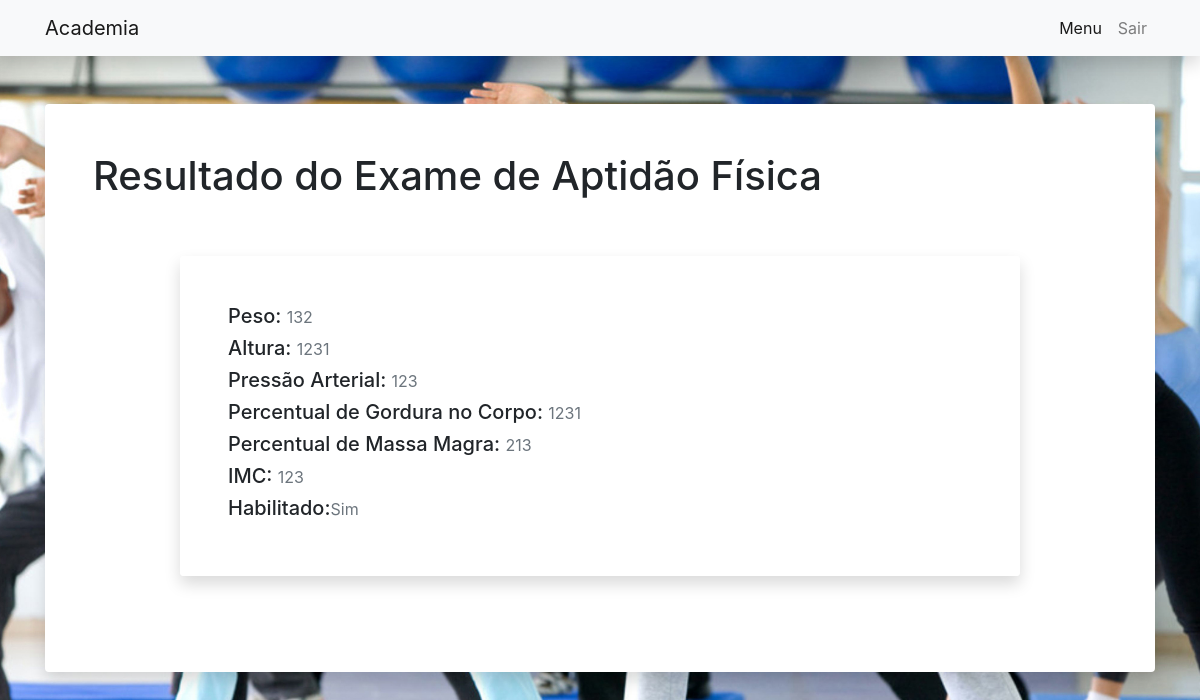
Page /aluno/view_exame/ (signed in) on the committed database.
### medico/models.py (models this page shows, shortened)
class Exame(models.Model):
    id_aluno = models.CharField(max_length=100)
    peso = models.CharField(max_length=100)
    altura = models.CharField(max_length=100)
    pressao = models.CharField(max_length=100)
    pgc = models.CharField(max_length=100)
    pmm = models.CharField(max_length=100)
    imc = models.CharField(max_length=100)
    habilitado = models.CharField(max_length=4)
    id_medico = models.CharField(max_length=100)

### aluno/views.py (the view)
# urls.py: path('view_exame/',views.view_exame,name='aluno-view_exame'),
def view_exame(request):
    user_id = request.session['user_logged_id']
    user = Aluno.objects.filter(id=user_id).first()
    exame = user.exame.get()
    context = {
        'exame': exame
    }
    return render(request,'aluno/exame.html',context)

### aluno/templates/aluno/exame.html
{% extends "aluno/usuario_logado.html" %}
{% load static %}
{% block styles %}
<link rel="stylesheet" href="{% static '/secretario/styles/aula_perfil.css' %}">
{% endblock styles %}
{% block content %}
<div class="container">
    <div class="card border-0 shadow my-5">
        <div class="card-body p-5">
            <div>
                <p class="h1">Resultado do Exame de Aptidão Física</p>
                <div class="row py-5">
                    <div class="col-lg-10 mx-auto">
                        <div class="card rounded shadow border-0">
                            <div class="card-body p-5 bg-white rounded">
                                <p class="h5">Peso: <small class="text-muted">{{exame.peso}}</small></p>
                                <p class="h5">Altura: <small class="text-muted">{{exame.altura}}</small></p>
                                <p class="h5">Pressão Arterial: <small class="text-muted">{{exame.pressao}}</small></p>
                                <p class="h5">Percentual de Gordura no Corpo: <small class="text-muted">{{exame.pgc}}</small></p>
                                <p class="h5">Percentual de Massa Magra: <small class="text-muted">{{exame.pmm}}</small></p>
                                <p class="h5">IMC: <small class="text-muted">{{exame.imc}}</small></p>
                                <p class="h5">Habilitado:<small class="text-muted">{{exame.habilitado}}</small></p>
                            </div>
                        </div>
                    </div>
                </div>
            </div>
        </div>
    </div>
</div>
{% endblock content %}

### assets/secretario/styles/aula_perfil.css (style rules this page uses)
body { background: url('../images/alunos.jpg') no-repeat center center fixed; -webkit-background-size: cover; -moz-background-size: cover; background-size: cover; -o-background-size: cover; }

### rows in the picture
Exame: peso "132", altura "1231", pressao "123", pgc "1231", pmm "213", imc "123", habilitado "Sim"
